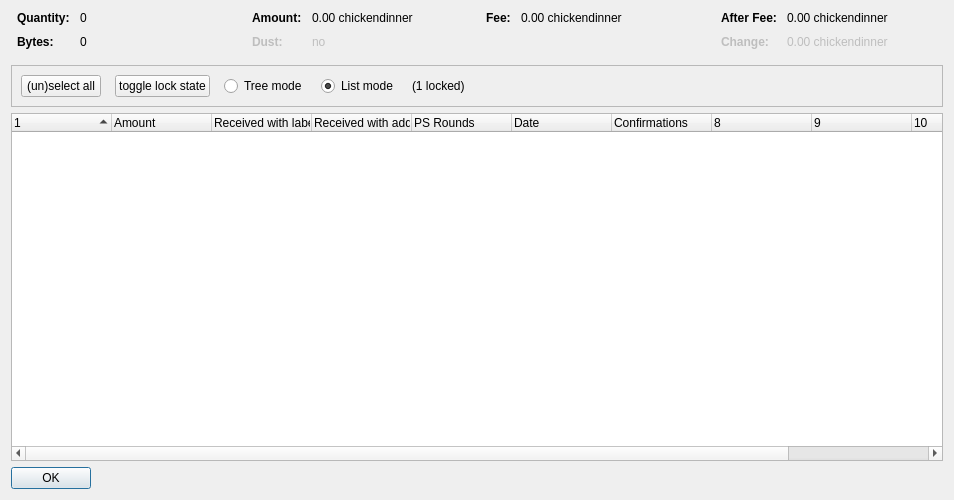
<?xml version="1.0" encoding="UTF-8"?>
<ui version="4.0">
 <class>CoinControlDialog</class>
 <widget class="QDialog" name="CoinControlDialog">
  <property name="geometry">
   <rect>
    <x>0</x>
    <y>0</y>
    <width>954</width>
    <height>500</height>
   </rect>
  </property>
  <property name="windowTitle">
   <string>Coin Selection</string>
  </property>
  <layout class="QVBoxLayout" name="verticalLayout">
   <item>
    <layout class="QHBoxLayout" name="horizontalLayoutTop" stretch="0,0,0,0">
     <property name="topMargin">
      <number>0</number>
     </property>
     <property name="bottomMargin">
      <number>10</number>
     </property>
     <item>
      <layout class="QFormLayout" name="formLayoutCoinControl1">
       <property name="horizontalSpacing">
        <number>10</number>
       </property>
       <property name="verticalSpacing">
        <number>10</number>
       </property>
       <property name="leftMargin">
        <number>6</number>
       </property>
       <property name="rightMargin">
        <number>6</number>
       </property>
       <item row="0" column="0">
        <widget class="QLabel" name="labelCoinControlQuantityText">
         <property name="font">
          <font>
           <weight>75</weight>
           <bold>true</bold>
          </font>
         </property>
         <property name="text">
          <string>Quantity:</string>
         </property>
        </widget>
       </item>
       <item row="0" column="1">
        <widget class="QLabel" name="labelCoinControlQuantity">
         <property name="cursor">
          <cursorShape>IBeamCursor</cursorShape>
         </property>
         <property name="contextMenuPolicy">
          <enum>Qt::ActionsContextMenu</enum>
         </property>
         <property name="text">
          <string notr="true">0</string>
         </property>
         <property name="textInteractionFlags">
          <set>Qt::LinksAccessibleByMouse|Qt::TextSelectableByKeyboard|Qt::TextSelectableByMouse</set>
         </property>
        </widget>
       </item>
       <item row="1" column="0">
        <widget class="QLabel" name="labelCoinControlBytesText">
         <property name="font">
          <font>
           <weight>75</weight>
           <bold>true</bold>
          </font>
         </property>
         <property name="text">
          <string>Bytes:</string>
         </property>
        </widget>
       </item>
       <item row="1" column="1">
        <widget class="QLabel" name="labelCoinControlBytes">
         <property name="cursor">
          <cursorShape>IBeamCursor</cursorShape>
         </property>
         <property name="contextMenuPolicy">
          <enum>Qt::ActionsContextMenu</enum>
         </property>
         <property name="text">
          <string notr="true">0</string>
         </property>
         <property name="textInteractionFlags">
          <set>Qt::LinksAccessibleByMouse|Qt::TextSelectableByKeyboard|Qt::TextSelectableByMouse</set>
         </property>
        </widget>
       </item>
      </layout>
     </item>
     <item>
      <layout class="QFormLayout" name="formLayoutCoinControl2">
       <property name="horizontalSpacing">
        <number>10</number>
       </property>
       <property name="verticalSpacing">
        <number>10</number>
       </property>
       <property name="leftMargin">
        <number>6</number>
       </property>
       <property name="rightMargin">
        <number>6</number>
       </property>
       <item row="0" column="0">
        <widget class="QLabel" name="labelCoinControlAmountText">
         <property name="font">
          <font>
           <weight>75</weight>
           <bold>true</bold>
          </font>
         </property>
         <property name="text">
          <string>Amount:</string>
         </property>
        </widget>
       </item>
       <item row="0" column="1">
        <widget class="QLabel" name="labelCoinControlAmount">
         <property name="cursor">
          <cursorShape>IBeamCursor</cursorShape>
         </property>
         <property name="contextMenuPolicy">
          <enum>Qt::ActionsContextMenu</enum>
         </property>
         <property name="text">
          <string notr="true">0.00 chickendinner</string>
         </property>
         <property name="textInteractionFlags">
          <set>Qt::LinksAccessibleByMouse|Qt::TextSelectableByKeyboard|Qt::TextSelectableByMouse</set>
         </property>
        </widget>
       </item>
       <item row="1" column="0">
        <widget class="QLabel" name="labelCoinControlLowOutputText">
         <property name="enabled">
          <bool>false</bool>
         </property>
         <property name="font">
          <font>
           <weight>75</weight>
           <bold>true</bold>
          </font>
         </property>
         <property name="text">
          <string>Dust:</string>
         </property>
        </widget>
       </item>
       <item row="1" column="1">
        <widget class="QLabel" name="labelCoinControlLowOutput">
         <property name="enabled">
          <bool>false</bool>
         </property>
         <property name="cursor">
          <cursorShape>IBeamCursor</cursorShape>
         </property>
         <property name="contextMenuPolicy">
          <enum>Qt::ActionsContextMenu</enum>
         </property>
         <property name="text">
          <string notr="true">no</string>
         </property>
         <property name="textInteractionFlags">
          <set>Qt::LinksAccessibleByMouse|Qt::TextSelectableByKeyboard|Qt::TextSelectableByMouse</set>
         </property>
        </widget>
       </item>
      </layout>
     </item>
     <item>
      <layout class="QFormLayout" name="formLayoutCoinControl3">
       <property name="horizontalSpacing">
        <number>10</number>
       </property>
       <property name="verticalSpacing">
        <number>10</number>
       </property>
       <property name="leftMargin">
        <number>6</number>
       </property>
       <property name="rightMargin">
        <number>6</number>
       </property>
       <item row="0" column="0">
        <widget class="QLabel" name="labelCoinControlFeeText">
         <property name="font">
          <font>
           <weight>75</weight>
           <bold>true</bold>
          </font>
         </property>
         <property name="text">
          <string>Fee:</string>
         </property>
        </widget>
       </item>
       <item row="0" column="1">
        <widget class="QLabel" name="labelCoinControlFee">
         <property name="cursor">
          <cursorShape>IBeamCursor</cursorShape>
         </property>
         <property name="contextMenuPolicy">
          <enum>Qt::ActionsContextMenu</enum>
         </property>
         <property name="text">
          <string notr="true">0.00 chickendinner</string>
         </property>
         <property name="textInteractionFlags">
          <set>Qt::LinksAccessibleByMouse|Qt::TextSelectableByKeyboard|Qt::TextSelectableByMouse</set>
         </property>
        </widget>
       </item>
      </layout>
     </item>
     <item>
      <layout class="QFormLayout" name="formLayoutCoinControl4">
       <property name="horizontalSpacing">
        <number>10</number>
       </property>
       <property name="verticalSpacing">
        <number>10</number>
       </property>
       <property name="leftMargin">
        <number>6</number>
       </property>
       <property name="rightMargin">
        <number>6</number>
       </property>
       <item row="0" column="0">
        <widget class="QLabel" name="labelCoinControlAfterFeeText">
         <property name="font">
          <font>
           <weight>75</weight>
           <bold>true</bold>
          </font>
         </property>
         <property name="text">
          <string>After Fee:</string>
         </property>
        </widget>
       </item>
       <item row="0" column="1">
        <widget class="QLabel" name="labelCoinControlAfterFee">
         <property name="cursor">
          <cursorShape>IBeamCursor</cursorShape>
         </property>
         <property name="contextMenuPolicy">
          <enum>Qt::ActionsContextMenu</enum>
         </property>
         <property name="text">
          <string notr="true">0.00 chickendinner</string>
         </property>
         <property name="textInteractionFlags">
          <set>Qt::LinksAccessibleByMouse|Qt::TextSelectableByKeyboard|Qt::TextSelectableByMouse</set>
         </property>
        </widget>
       </item>
       <item row="1" column="0">
        <widget class="QLabel" name="labelCoinControlChangeText">
         <property name="enabled">
          <bool>false</bool>
         </property>
         <property name="font">
          <font>
           <weight>75</weight>
           <bold>true</bold>
          </font>
         </property>
         <property name="text">
          <string>Change:</string>
         </property>
        </widget>
       </item>
       <item row="1" column="1">
        <widget class="QLabel" name="labelCoinControlChange">
         <property name="enabled">
          <bool>false</bool>
         </property>
         <property name="cursor">
          <cursorShape>IBeamCursor</cursorShape>
         </property>
         <property name="contextMenuPolicy">
          <enum>Qt::ActionsContextMenu</enum>
         </property>
         <property name="text">
          <string notr="true">0.00 chickendinner</string>
         </property>
         <property name="textInteractionFlags">
          <set>Qt::LinksAccessibleByMouse|Qt::TextSelectableByKeyboard|Qt::TextSelectableByMouse</set>
         </property>
        </widget>
       </item>
      </layout>
     </item>
    </layout>
   </item>
   <item>
    <widget class="QFrame" name="frame">
     <property name="minimumSize">
      <size>
       <width>0</width>
       <height>40</height>
      </size>
     </property>
     <property name="frameShape">
      <enum>QFrame::StyledPanel</enum>
     </property>
     <property name="frameShadow">
      <enum>QFrame::Sunken</enum>
     </property>
     <layout class="QHBoxLayout" name="horizontalLayout">
      <item>
       <layout class="QHBoxLayout" name="horizontalLayoutPanel" stretch="0,0,0,0,0,0">
        <property name="spacing">
         <number>14</number>
        </property>
        <item>
         <widget class="QPushButton" name="pushButtonSelectAll">
          <property name="sizePolicy">
           <sizepolicy hsizetype="Maximum" vsizetype="Fixed">
            <horstretch>0</horstretch>
            <verstretch>0</verstretch>
           </sizepolicy>
          </property>
          <property name="text">
           <string>(un)select all</string>
          </property>
          <property name="autoDefault">
           <bool>false</bool>
          </property>
         </widget>
        </item>
        <item>
         <widget class="QPushButton" name="pushButtonToggleLock">
          <property name="sizePolicy">
           <sizepolicy hsizetype="Maximum" vsizetype="Fixed">
            <horstretch>0</horstretch>
            <verstretch>0</verstretch>
           </sizepolicy>
          </property>
          <property name="text">
           <string>toggle lock state</string>
          </property>
          <property name="autoDefault">
           <bool>false</bool>
          </property>
         </widget>
        </item>
        <item>
         <widget class="QRadioButton" name="radioTreeMode">
          <property name="sizePolicy">
           <sizepolicy hsizetype="Maximum" vsizetype="Fixed">
            <horstretch>0</horstretch>
            <verstretch>0</verstretch>
           </sizepolicy>
          </property>
          <property name="text">
           <string>Tree mode</string>
          </property>
         </widget>
        </item>
        <item>
         <widget class="QRadioButton" name="radioListMode">
          <property name="sizePolicy">
           <sizepolicy hsizetype="Maximum" vsizetype="Fixed">
            <horstretch>0</horstretch>
            <verstretch>0</verstretch>
           </sizepolicy>
          </property>
          <property name="text">
           <string>List mode</string>
          </property>
          <property name="checked">
           <bool>true</bool>
          </property>
         </widget>
        </item>
        <item>
         <widget class="QLabel" name="labelLocked">
          <property name="text">
           <string>(1 locked)</string>
          </property>
         </widget>
        </item>
        <item>
         <spacer name="horizontalSpacer">
          <property name="orientation">
           <enum>Qt::Horizontal</enum>
          </property>
          <property name="sizeHint" stdset="0">
           <size>
            <width>40</width>
            <height>20</height>
           </size>
          </property>
         </spacer>
        </item>
       </layout>
      </item>
     </layout>
    </widget>
   </item>
   <item>
    <widget class="CoinControlTreeWidget" name="treeWidget">
     <property name="contextMenuPolicy">
      <enum>Qt::CustomContextMenu</enum>
     </property>
     <property name="sortingEnabled">
      <bool>false</bool>
     </property>
     <property name="columnCount">
      <number>11</number>
     </property>
     <attribute name="headerShowSortIndicator" stdset="0">
      <bool>true</bool>
     </attribute>
     <attribute name="headerStretchLastSection">
      <bool>false</bool>
     </attribute>
     <column>
      <property name="text">
       <string/>
      </property>
     </column>
     <column>
      <property name="text">
       <string>Amount</string>
      </property>
     </column>
     <column>
      <property name="text">
       <string>Received with label</string>
      </property>
     </column>
     <column>
      <property name="text">
       <string>Received with address</string>
      </property>
     </column>
     <column>
      <property name="text">
       <string>PS Rounds</string>
      </property>
     </column>
     <column>
      <property name="text">
       <string>Date</string>
      </property>
     </column>
     <column>
      <property name="text">
       <string>Confirmations</string>
      </property>
      <property name="toolTip">
       <string>Confirmed</string>
      </property>
     </column>
     <column>
      <property name="text">
       <string/>
      </property>
     </column>
     <column>
      <property name="text">
       <string/>
      </property>
     </column>
     <column>
      <property name="text">
       <string/>
      </property>
     </column>
     <column>
      <property name="text">
       <string/>
      </property>
     </column>
    </widget>
   </item>
   <item>
    <widget class="QDialogButtonBox" name="buttonBox">
     <property name="sizePolicy">
      <sizepolicy hsizetype="Maximum" vsizetype="Fixed">
       <horstretch>0</horstretch>
       <verstretch>0</verstretch>
      </sizepolicy>
     </property>
     <property name="orientation">
      <enum>Qt::Horizontal</enum>
     </property>
     <property name="standardButtons">
      <set>QDialogButtonBox::Ok</set>
     </property>
    </widget>
   </item>
  </layout>
 </widget>
 <customwidgets>
  <customwidget>
   <class>CoinControlTreeWidget</class>
   <extends>QTreeWidget</extends>
   <header>coincontroltreewidget.h</header>
  </customwidget>
 </customwidgets>
 <resources/>
 <connections/>
</ui>
